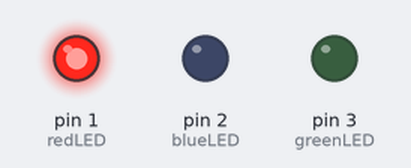
Simulated run of this sketch. Board: Arduino Uno, built with avr-gcc and run on an emulated ATmega328P. On the bench: output pins drawn as LEDs (lit = HIGH).

Above: at 0.3 s.
At 5.7 s:
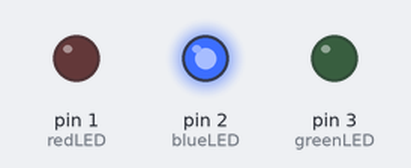
At 9.52 s:
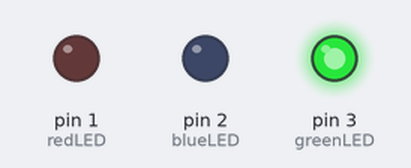
At 10.7 s:
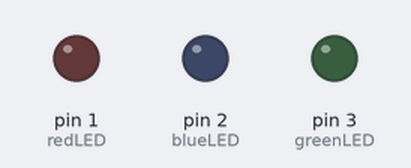
Timing chart, 0 to 15.3 s (numbered marks = the images above):
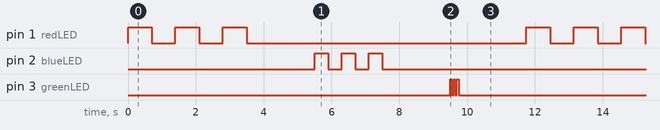

The sketch:

SOS_assignment.ino
```cpp
//This code is to perform a blink operation for 3 LEDs
int redLED=1;
int blueLED=2;
int greenLED=3;
int redDIT=700;
int blueDIT=400;
int greenDIT=50;
int longW=2000;

void setup() {
  // put your setup code here, to run once:
  pinMode(redLED,OUTPUT);
  pinMode(blueLED,OUTPUT);
  pinMode(greenLED,OUTPUT);

}

void loop() {
  // put your main code here, to run repeatedly:

  //RED LED
  digitalWrite(redLED,HIGH);
  delay(redDIT);
  digitalWrite(redLED,LOW);
  delay(redDIT);
  digitalWrite(redLED,HIGH);
  delay(redDIT);
  digitalWrite(redLED,LOW);
  delay(redDIT);
  digitalWrite(redLED,HIGH);
  delay(redDIT);
  digitalWrite(redLED,LOW);
  delay(longW);

  //BLUE LED
  digitalWrite(blueLED,HIGH);
  delay(blueDIT);
  digitalWrite(blueLED,LOW);
  delay(blueDIT);
  digitalWrite(blueLED,HIGH);
  delay(blueDIT);
  digitalWrite(blueLED,LOW);
  delay(blueDIT);
  digitalWrite(blueLED,HIGH);
  delay(blueDIT);
  digitalWrite(blueLED,LOW);
  delay(longW);

  //GREEN LED
  digitalWrite(greenLED,HIGH);
  delay(greenDIT);
  digitalWrite(greenLED,LOW);
  delay(greenDIT);
  digitalWrite(greenLED,HIGH);
  delay(greenDIT);
  digitalWrite(greenLED,LOW);
  delay(greenDIT);
  digitalWrite(greenLED,HIGH);
  delay(greenDIT);
  digitalWrite(greenLED,LOW);
  delay(longW);


}
```

Measured:
- by itself, pin 1 (redLED): repeats every 11.8 s: 2 × (LOW 0.70 s, HIGH 0.70 s), LOW 8.3 s, HIGH 0.70 s
- by itself, pin 2 (blueLED): repeats every 11.8 s: 2 × (LOW 0.40 s, HIGH 0.40 s), LOW 9.8 s, HIGH 0.40 s
- by itself, pin 3 (greenLED): repeats every 11.8 s: 2 × (LOW 0.05 s, HIGH 0.05 s), LOW 11.5 s, HIGH 0.05 s
